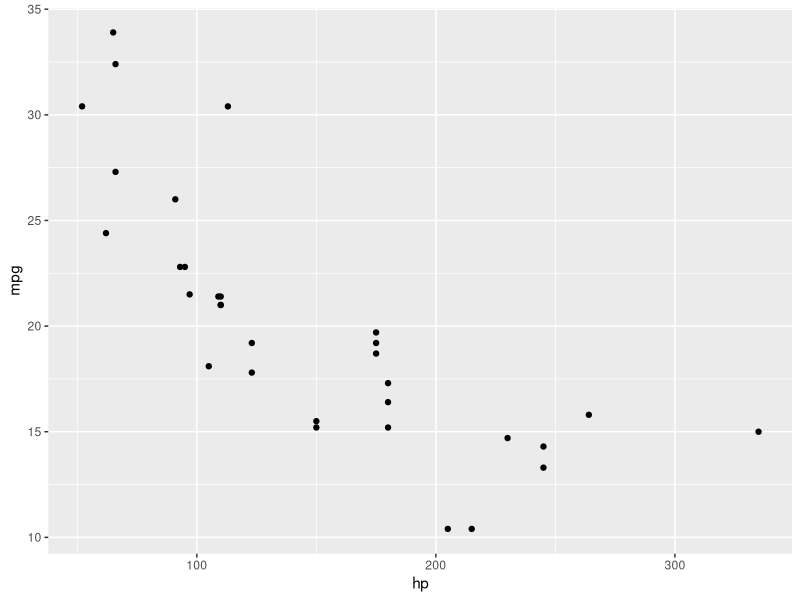
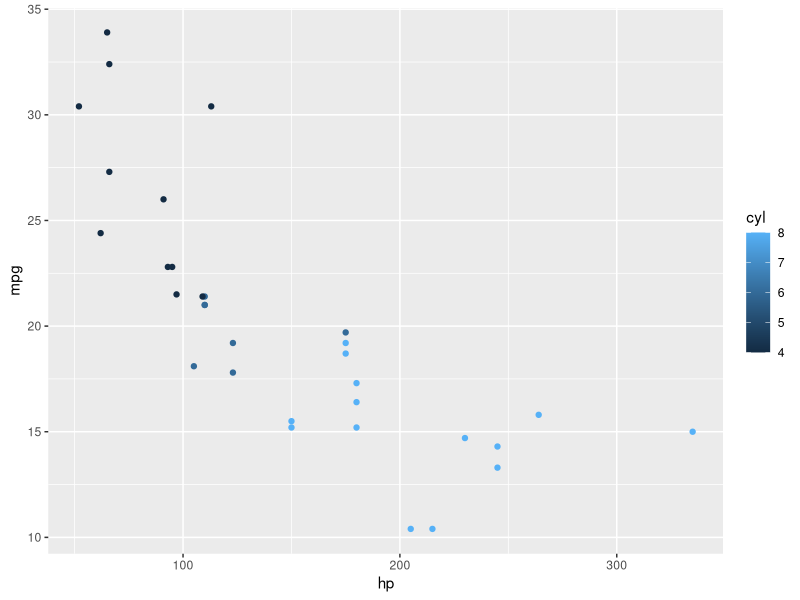
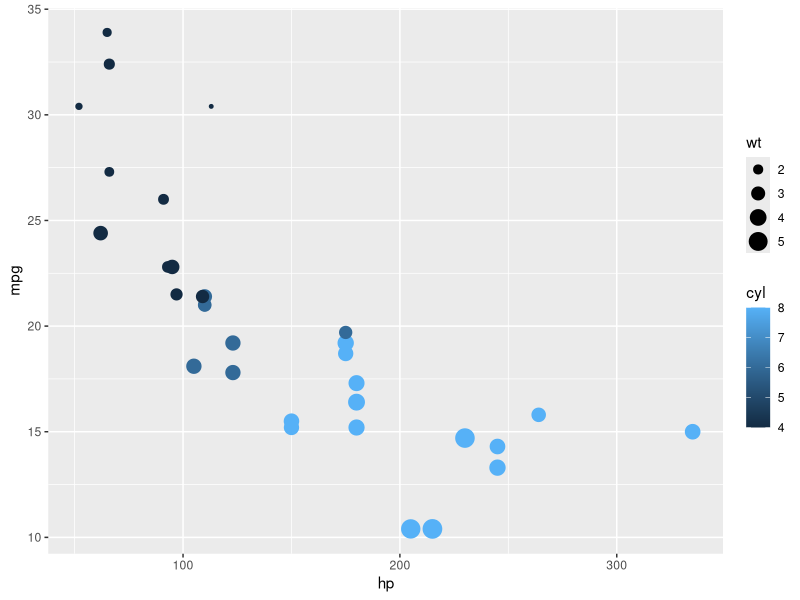
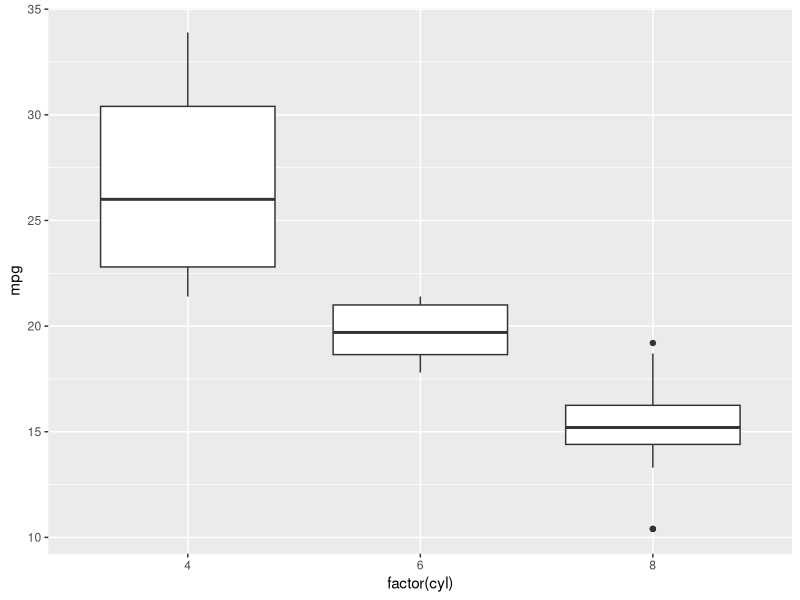
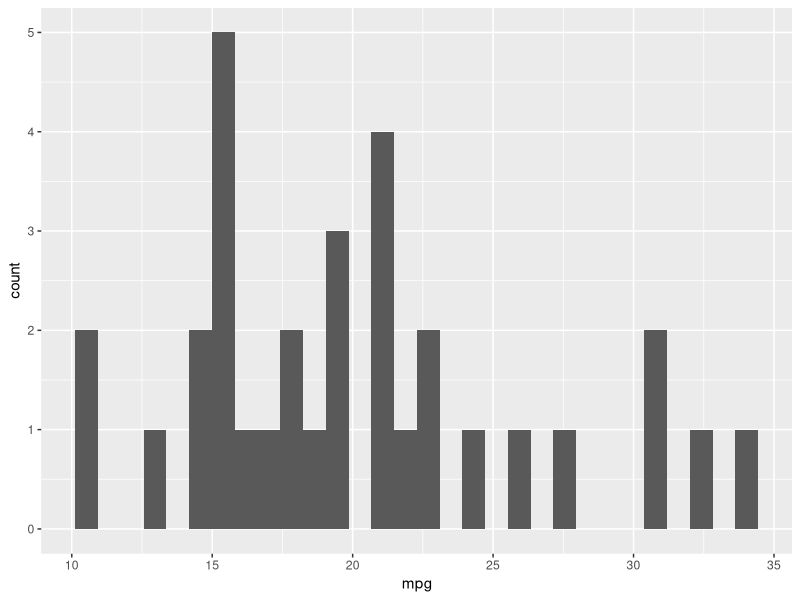
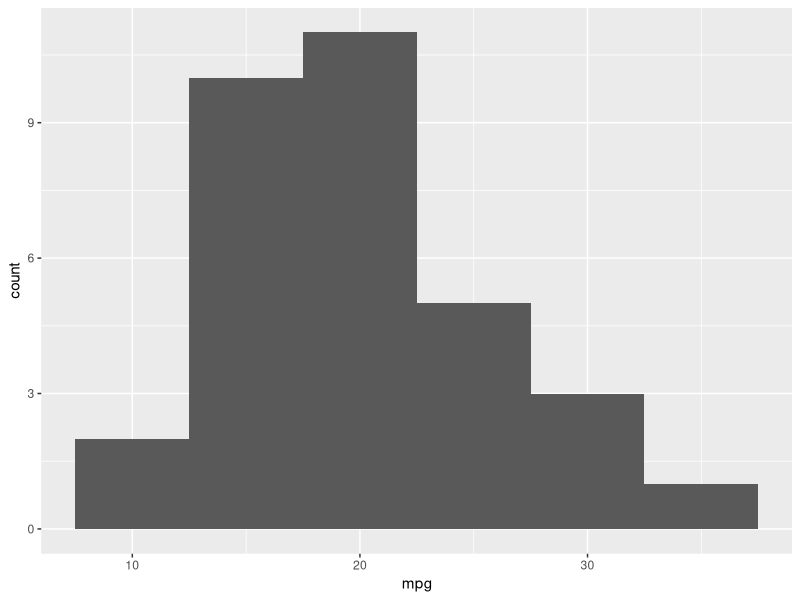
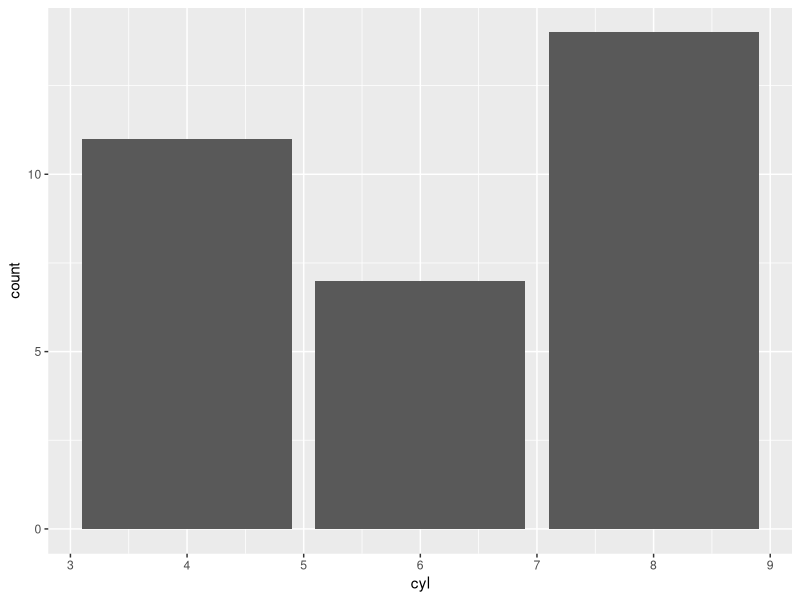
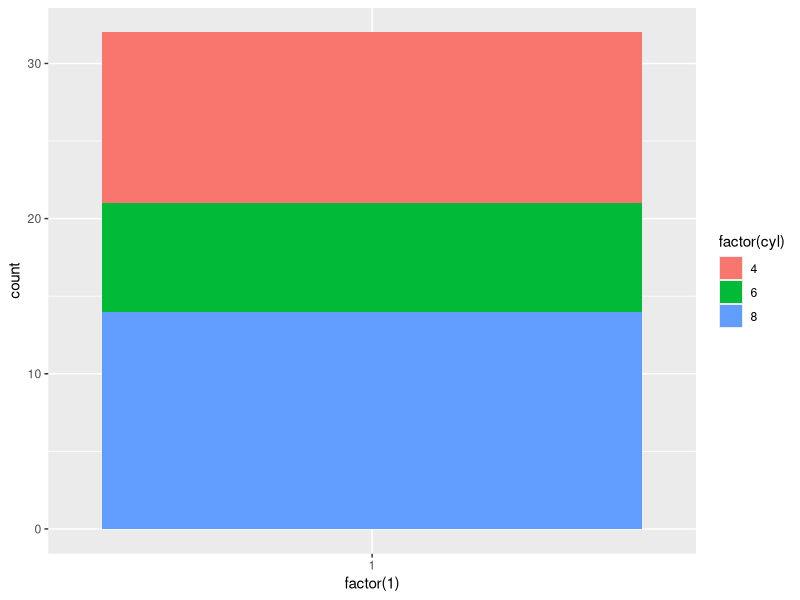

The R script that drew these images, in order:
## ---- chunk 1
options(stringsAsFactors = FALSE)
library(knitr)
## ---- chunk 2
print("hello world")
## ---- chunk 3
a = 1
## ---- chunk 4
a
## ---- chunk 5
a <- 1
## ---- chunk 6
a = "this is some text"
a
## ---- chunk 7
a  = c(3, 4, 5, 6, 7)
a
## ---- chunk 8
a  = c(3:7)
a
## ---- chunk 9
b = matrix(0, ncol=3, nrow=2)
b[1,2] = 3
b
## ---- chunk 10
b = matrix(0, ncol=3, nrow=2)
c = matrix(1, ncol=3, nrow=2)
d = rbind(b,c)
d
## ---- chunk 11
cbind(b,c)
## ---- chunk 12
rowMeans(d)
rowSums(d)
colMeans(d)
colSums(d)
## ---- chunk 13
a = data.frame(x = c(1:3),
               y = c(4:6),
               z = c("a", "b", "c"))
a
## ---- chunk 14
a[2,3]
## ---- chunk 15
a[2,]
## ---- chunk 16
a[,3]
## ---- chunk 17
a$z
## ---- chunk 18
a$t = c(10, 13, 17)
a
## ---- chunk 19
head(mtcars)
## ---- chunk 20
mean(mtcars$mpg)
sd(mtcars$mpg)
## ---- chunk 21
options(stringsAsFactors = FALSE)
library(ggplot2)
## ---- chunk 22
ggplot(mtcars, aes(x=hp, y=mpg)) + geom_point()
## ---- chunk 23
ggplot(mtcars, aes(x=hp, y=mpg, colour=cyl)) + geom_point()
## ---- chunk 24
ggplot(mtcars, aes(x=hp, y=mpg, colour=cyl, size=wt)) + geom_point()
## ---- chunk 25
ggplot(mtcars, aes(x=factor(cyl), y=mpg)) + geom_boxplot()
## ---- chunk 26
ggplot(mtcars, aes(x=mpg)) + geom_histogram()
## ---- chunk 27
ggplot(mtcars, aes(x=mpg)) + geom_histogram(binwidth=5)
## ---- chunk 28
ggplot(mtcars, 
       aes(x=cyl)) + 
  geom_bar()
## ---- chunk 29
ggplot(mtcars, 
       aes(x=factor(1), fill=factor(cyl))) + 
  geom_bar(width=1)
## ---- chunk 30

# this does a count
ggplot(mtcars, 
       aes(x=factor(1), fill=factor(cyl))) + 
  geom_bar(width=1) + coord_polar(theta="y")
## ---- chunk 31
animals = data.frame(animal_type = c("chickens", "cows", "pigs"),
                     farm_count = c(20, 10, 5))
animals
## ---- chunk 32
ggplot(animals, 
       aes(x=factor(1), y=farm_count, fill=factor(animal_type))) + 
  geom_bar(width=1, stat="identity") + 
  coord_polar(theta="y") + 
  theme_void()

## ---- chunk 33
df = read.csv(file="./data/UNFCCC_CO2_Emissions.csv")
## ---- chunk 34
ggplot(df, aes(x=Year, y=CO2_Mt, colour=Country)) + geom_line()
## ---- chunk 35
ggplot(df, 
       aes(x=Year, y=CO2_Mt, fill=Country)) + 
  geom_area()
## ---- chunk 36
ggplot(df, 
       aes(x=Year, y=CO2_Mt, fill=Country)) + 
  geom_area() + 
  geom_line(aes(ymax=CO2_Mt), position="stack", size=0.1)
## ---- chunk 37
ggplot(df, aes(x=Year, y=CO2_Mt)) + geom_line() + facet_wrap(~Country, scales="free_y")
## ---- chunk 38
ggplot(df, aes(x=Year, y=CO2_Mt, ymin=0)) + geom_line() + facet_wrap(~Country, scales="free_y")
